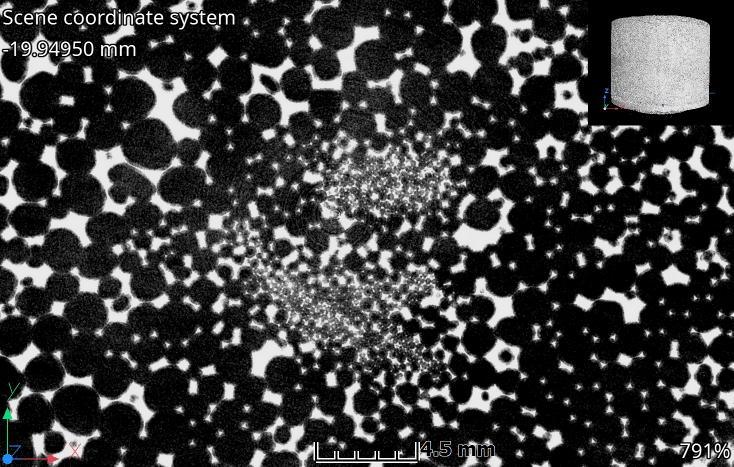
#> input picture PU122-XY/PU122-XY/xy010.jpg, 1467 x 933 px, found by its file name (shown at 1/2 size)
$ python view_image.py
#> lines starting #> are read from the running program, lines starting #| are printed output that depends on the picture
import cv2
import numpy as np

# Función que se llama cuando se hace clic en la imagen
def click_event(event, x, y, flags, param):
    if event == cv2.EVENT_LBUTTONDOWN:
        # Muestra las coordenadas en la consola
        print(f"Coordenadas: ({x}, {y})")
        # Muestra las coordenadas en la imagen
        font = cv2.FONT_HERSHEY_SIMPLEX
        cv2.putText(img, f"({x}, {y})", (x, y), font, 0.5, (255, 0, 0), 2)
        cv2.imshow('image', img)

# Carga la imagen
img = cv2.imread(r'PU122-XY\PU122-XY\xy010.jpg')
#> img is the input picture: shape (933, 1467, 3); mean B, G, R 61.5, 61.5, 61.4

# Redimensiona la imagen para que se ajuste a una ventana más pequeña
img_resized = cv2.resize(img, (800, 600))  # Ajusta el tamaño según tus necesidades
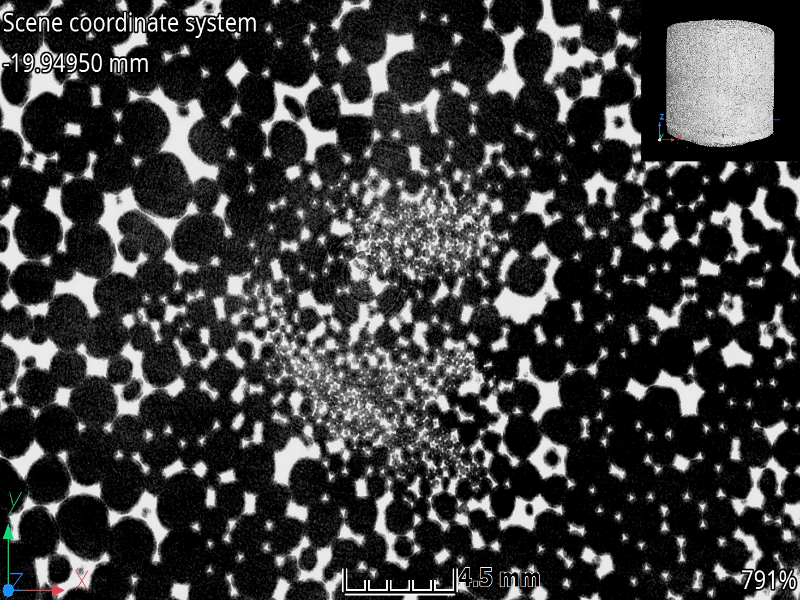
#> img_resized: shape (600, 800, 3); mean B, G, R 61.4, 61.4, 61.4

# Muestra la imagen redimensionada en una ventana
cv2.imshow('image', img_resized)

# Configura la función de clic del mouse
cv2.setMouseCallback('image', click_event)

# Espera hasta que se presione una tecla
cv2.waitKey(0)

# Cierra todas las ventanas
cv2.destroyAllWindows()

$ run again, with PU122-XY/PU122-XY/xy000.jpg copied over PU122-XY/PU122-XY/xy010.jpg
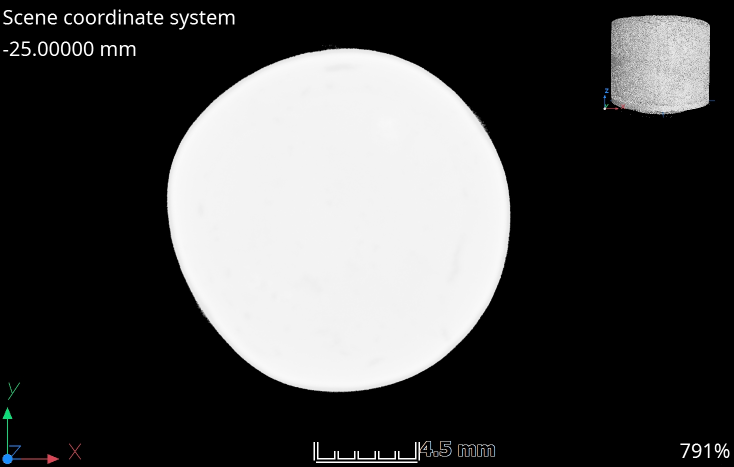
#> input picture PU122-XY/PU122-XY/xy000.jpg, 1467 x 933 px, found by its file name (shown at 1/2 size)
#> img is the input picture: shape (933, 1467, 3); mean B, G, R 72.6, 72.5, 72.5
#> `img_resized = cv2.resize(img, (800, 600))`:
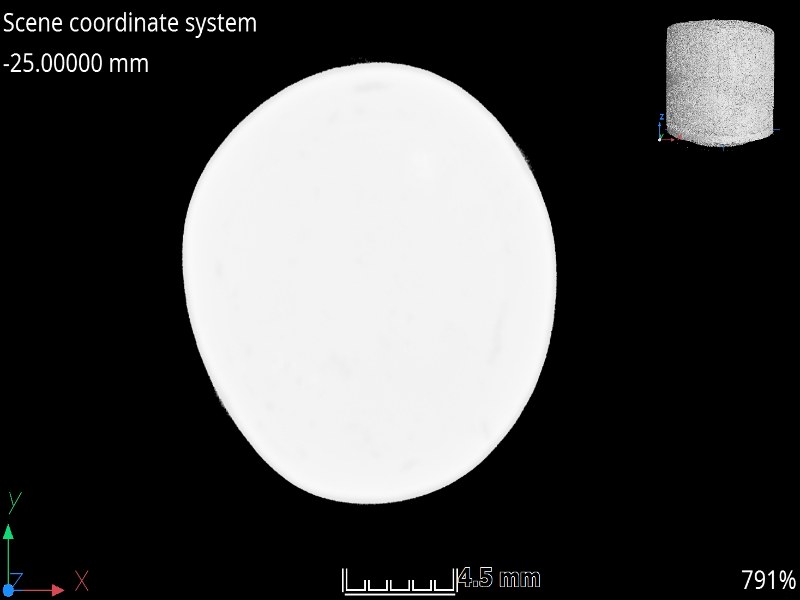
#> img_resized: shape (600, 800, 3); mean B, G, R 72.5, 72.5, 72.5

$ run again, with PU122-XY/PU122-XY/xy002.jpg copied over PU122-XY/PU122-XY/xy010.jpg
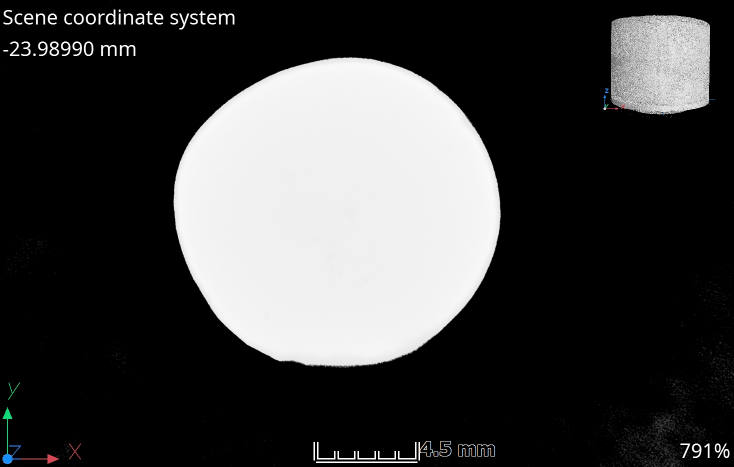
#> input picture PU122-XY/PU122-XY/xy002.jpg, 1467 x 933 px, found by its file name (shown at 1/2 size)
#> img is the input picture: shape (933, 1467, 3); mean B, G, R 63.2, 63.1, 63.1
#> `img_resized = cv2.resize(img, (800, 600))`:
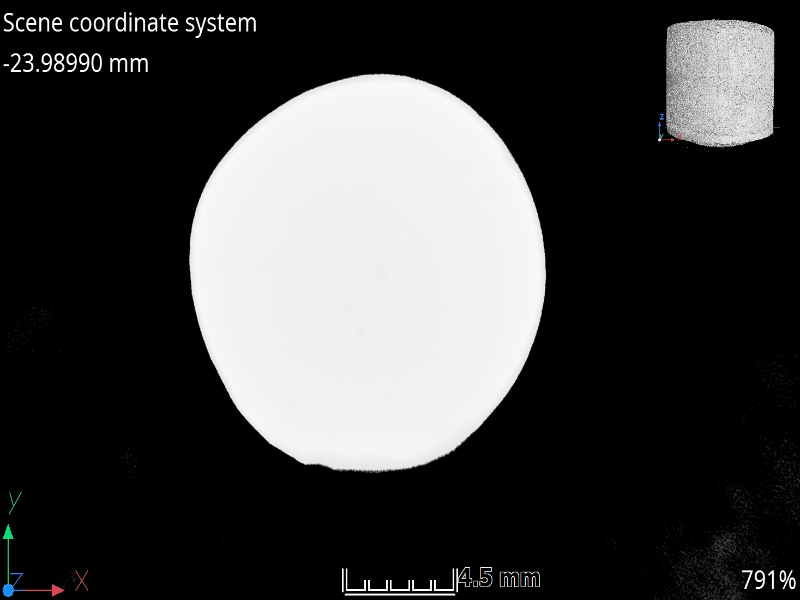
#> img_resized: shape (600, 800, 3); mean B, G, R 63.1, 63.1, 63.1
